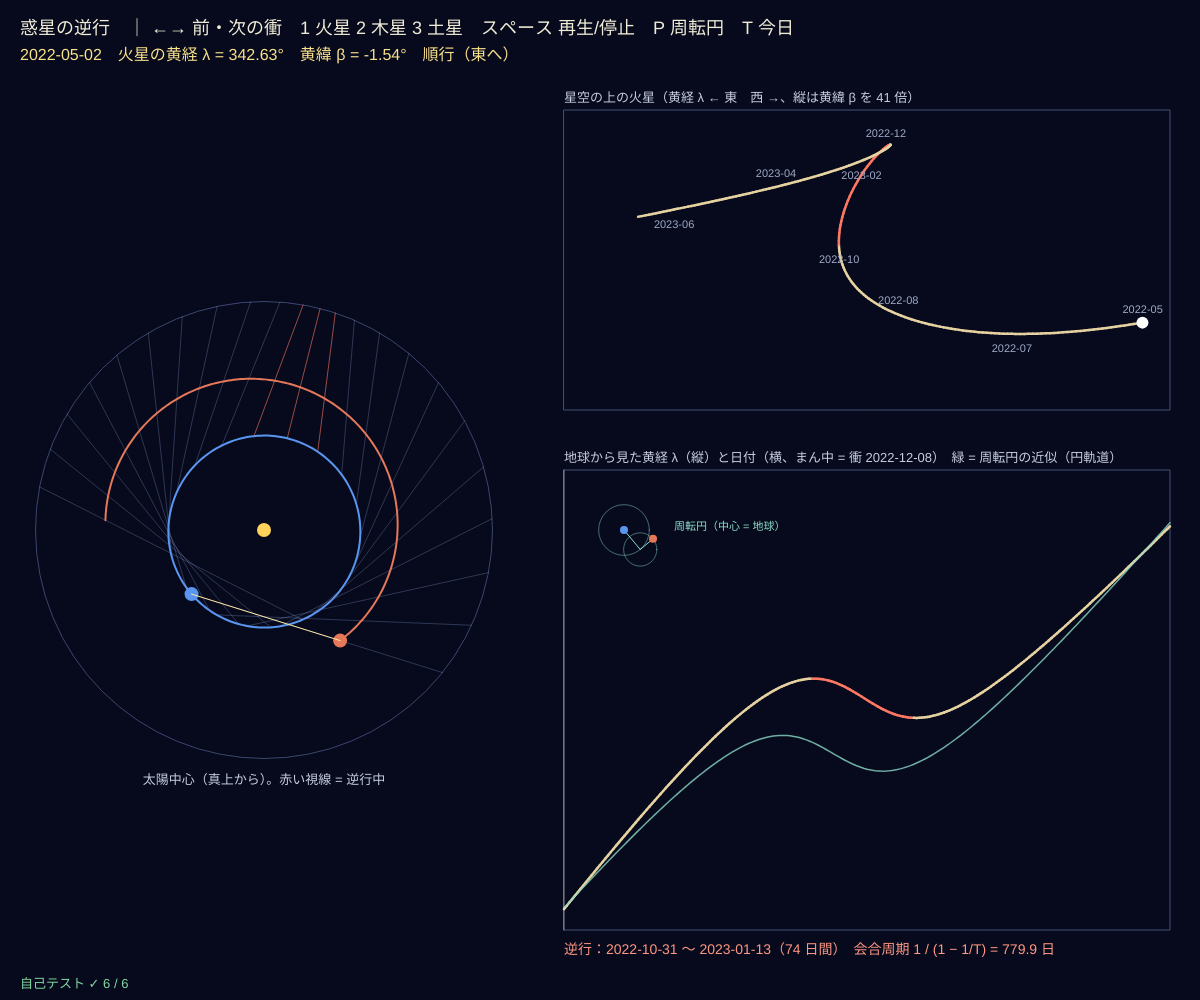
Frame 1 (no input)
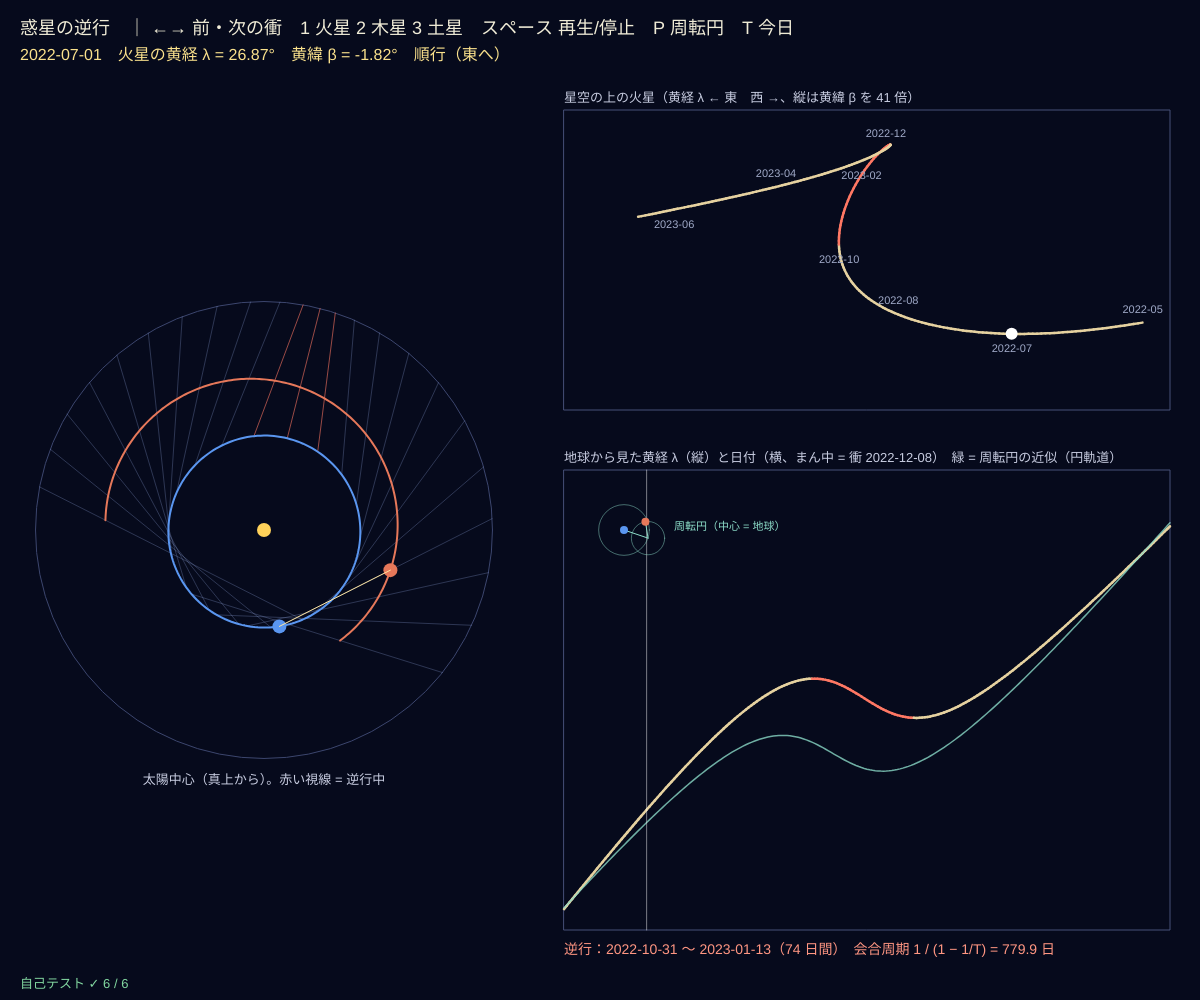
Frame 60 (no input)
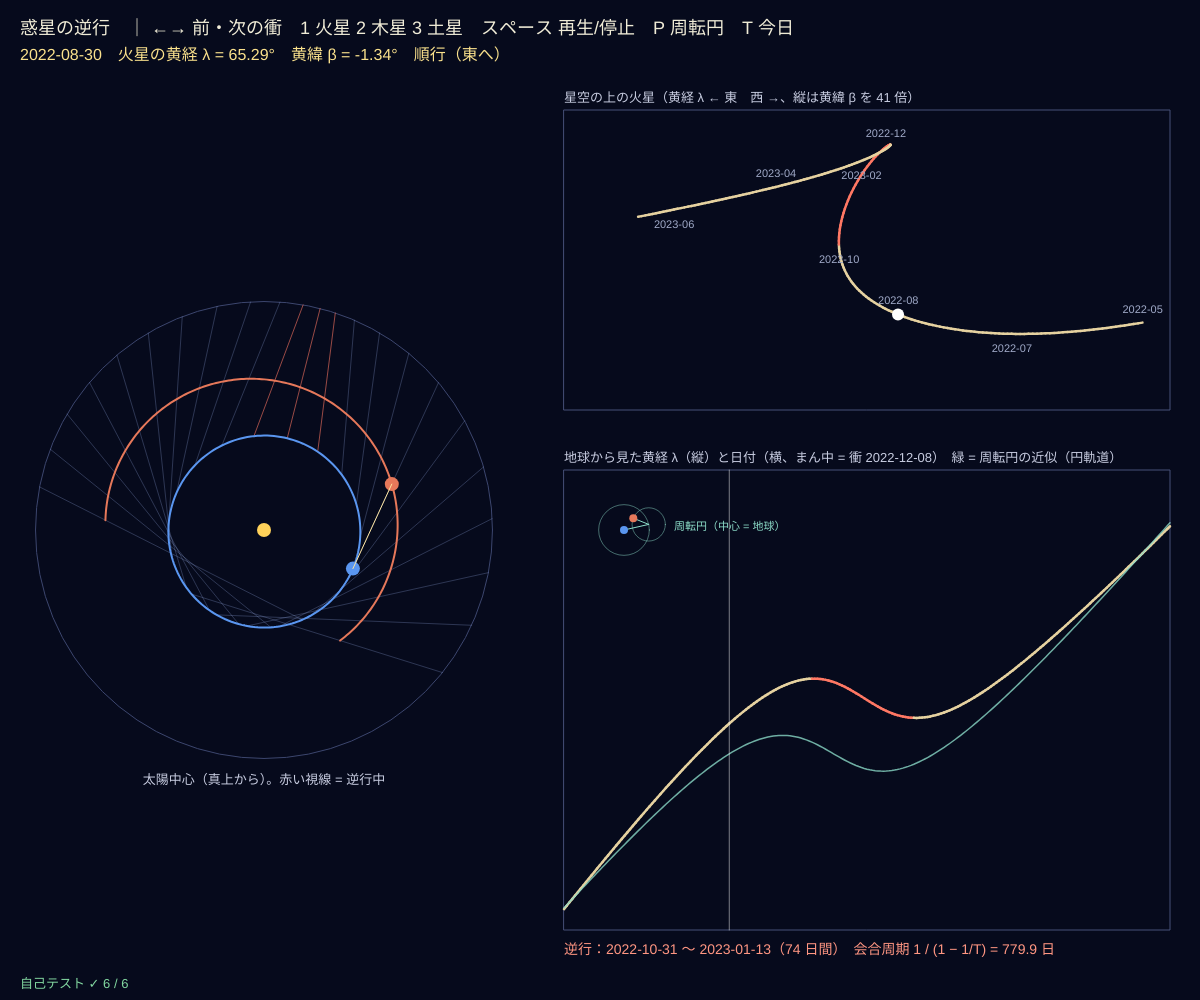
Frame 120 (the mouse pressed at the canvas centre since frame 60)

The p5.js sketch that drew these frames (run headless with seeded random() and noise() and a simulated clock; from frame 60 on, the mouse is pressed at the canvas centre):

// p5.js sketch
// ── sketch.js
// ============================================
// 05 惑星の逆行 ─ 火星がときどき「後もどり」して見えるのはなぜ？
// 04 と同じ軌道要素で地球と火星の位置を計算し、地球から見た黄経 λ・黄緯 β を星空の上に描く
// 地球が内側から火星を追いこす「衝」のころだけ、λ が減る（西へもどる）＝ 逆行
// P = プトレマイオスの周転円（円軌道の近似）を重ねる：周転円の半径 = 地球の軌道、回る速さ = 太陽 → 地動説と同じ見え方
// ←→ = 前・次の衝 / 1 火星 2 木星 3 土星 / スペース = 再生/停止 / P = 周転円 / T = 今日に近い衝
// ============================================

const PL = [['Mars', '火星', 220], ['Jupiter', '木星', 200], ['Saturn', '土星', 200]];   // 名前と、衝の前後に描く日数
let pi = 0, jdOpp, t0 = 0, playing = true, epi = true, track = [];

function setup() {
  createCanvas(windowWidth, windowHeight);
  selfTest();
  jdOpp = nextOpposition('Mars', jdNowUT() - 400);
  makeTrack();
}
// 衝からのずれ：地球から見た惑星と太陽の黄経の差 − 180°（0 になる日が衝）
function oppOff(name, jd) { return wrap180(geoLonLat(name, jd)[0] - sunGeoLon(jd) - 180); }
function nextOpposition(name, jd) {
  for (let k = 0; k < 400; k++) {
    let a = jd + k * 5, b = a + 5;
    if (oppOff(name, a) > 0 && oppOff(name, b) <= 0) {        // + から − に変わったら二分法（衝の前後で離角は減っていく）
      for (let i = 0; i < 40; i++) { let m = (a + b) / 2; if (oppOff(name, m) > 0) a = m; else b = m; }
      return (a + b) / 2;
    }
  }
  return jd;
}
function prevOpposition(name, jd) { let syn = 365.25 / (1 - 1 / periodYr(name)); return nextOpposition(name, jd - syn - 30) < jd - 1 ? nextOpposition(name, jd - syn - 30) : jd; }
// 円軌道で近似した 2 つの見方（同じ答えになる）
function meanLon(name, jd) { let [p0, dp] = ELEM[name]; return (p0[3] + (dp[3] * (jd - 2451545)) / 36525) * DEG; }
function lonHelioCircle(name, jd) {    // 地動説：惑星の位置 − 地球の位置
  let a = ELEM[name][0][0], L = meanLon(name, jd), Le = meanLon('Earth', jd);
  return wrap360(Math.atan2(a * Math.sin(L) - Math.sin(Le), a * Math.cos(L) - Math.cos(Le)) / DEG);
}
function lonEpicycle(name, jd) {       // 天動説：導円（半径 a、惑星の速さ）＋ 周転円（半径 1、太陽の向きと平行）
  let a = ELEM[name][0][0], L = meanLon(name, jd), S = meanLon('Earth', jd) + Math.PI;
  let x = a * Math.cos(L) + Math.cos(S), y = a * Math.sin(L) + Math.sin(S);
  return wrap360(Math.atan2(y, x) / DEG);
}
function makeTrack() {
  let [name, , span] = PL[pi]; track = [];
  for (let d = -span; d <= span; d += 2) { let j = jdOpp + d, ll = geoLonLat(name, j); track.push({ d, j, lam: ll[0], bet: ll[1], epi: lonEpicycle(name, j), E: planetPos('Earth', j), P: planetPos(name, j) }); }
  for (let i = 0; i < track.length; i++) { let a = track[Math.max(0, i - 1)], b = track[Math.min(track.length - 1, i + 1)]; track[i].retro = wrap180(b.lam - a.lam) < 0; }
  t0 = 0;
}

function draw() {
  background(6, 10, 28);
  let [name, jp, span] = PL[pi];
  if (playing) t0 = (t0 + 0.5) % track.length;
  let cur = track[Math.floor(t0)], lam0 = track[Math.floor(track.length / 2)].lam;
  // ---- 太陽中心の図（視線を外の「星空の円」までのばす）
  let cx = width * 0.22, cy = height * 0.53, R = Math.min(width * 0.17, height * 0.34), aP = ELEM[name][0][0], sc = (R * 0.8) / Math.max(1.7, aP * 1.1);
  stroke(60, 70, 110); noFill(); circle(cx, cy, 2 * R * 1.12);
  noStroke(); fill(255, 210, 90); circle(cx, cy, 14);
  for (let i = 0; i < track.length; i += 10) {
    let e = track[i].E, p = track[i].P, dx = p[0] - e[0], dy = p[1] - e[1], L = Math.hypot(dx, dy);
    // 地球から惑星の向きへのばした線が、外の円（星空）と交わる点まで：|e + k·d| = Rc を k について解く
    let Rc = (R * 1.12) / sc, ux = dx / L, uy = dy / L, bq = e[0] * ux + e[1] * uy, k = -bq + Math.sqrt(Math.max(0, bq * bq - (e[0] ** 2 + e[1] ** 2 - Rc * Rc)));
    let ex = cx + e[0] * sc, ey = cy - e[1] * sc;
    stroke(track[i].retro ? color(255, 120, 100, 150) : color(150, 170, 230, 70)); line(ex, ey, ex + ux * k * sc, ey - uy * k * sc);
  }
  for (let k of ['E', 'P']) { stroke(k === 'E' ? color(90, 150, 240) : color(230, 120, 90)); strokeWeight(2); polyline(track.map((q) => [cx + q[k][0] * sc, cy - q[k][1] * sc])); strokeWeight(1); }
  let e = cur.E, p = cur.P;
  noStroke(); fill(90, 150, 240); circle(cx + e[0] * sc, cy - e[1] * sc, 14); fill(230, 120, 90); circle(cx + p[0] * sc, cy - p[1] * sc, 14);
  stroke(255, 230, 160); line(cx + e[0] * sc, cy - e[1] * sc, cx + p[0] * sc, cy - p[1] * sc);
  noStroke(); fill(200, 205, 225); textSize(13); textAlign(CENTER); text('太陽中心（真上から）。赤い視線 = 逆行中', cx, cy + R * 1.12 + 26); textAlign(LEFT, BASELINE);

  // ---- 星空の上の動き（λ は左ほど大きい：南の空を見たときの東）
  let gx = width * 0.47, gw = width - gx - 30, gy = 110, gh = height * 0.3;
  let lams = track.map((q) => wrap180(q.lam - lam0)), w = Math.max(10, Math.max(...lams.map(Math.abs)) * 1.1);
  let bs = track.map((q) => q.bet), bm = Math.max(1, Math.max(...bs.map(Math.abs)) * 1.3);
  let X = (l) => gx + gw / 2 - (wrap180(l - lam0) / w) * (gw / 2), Yb = (b) => gy + gh / 2 - (b / bm) * (gh / 2);
  stroke(70, 80, 120); noFill(); rect(gx, gy, gw, gh);
  for (let i = 1; i < track.length; i++) { stroke(track[i].retro ? color(255, 120, 100) : color(230, 210, 160)); strokeWeight(2.5); line(X(track[i - 1].lam), Yb(track[i - 1].bet), X(track[i].lam), Yb(track[i].bet)); }
  strokeWeight(1); noStroke(); fill(255); circle(X(cur.lam), Yb(cur.bet), 12);
  fill(200, 205, 225); textSize(13);
  text('星空の上の' + jp + '（黄経 λ ← 東　西 →、縦は黄緯 β を ' + (gh / 2 / bm).toFixed(0) + ' 倍）', gx, gy - 8);
  for (let i = 0; i < track.length; i += 30) { fill(160, 170, 200); textSize(11); text(dateStr(track[i].j).slice(0, 7), X(track[i].lam) - 20, Yb(track[i].bet) + (i % 60 ? 18 : -10)); }

  // ---- λ と時間（逆行は赤）。P で周転円の近似を重ねる
  let gy2 = gy + gh + 60, gh2 = height - gy2 - 70, Yl = (l) => gy2 + gh2 / 2 - (wrap180(l - lam0) / w) * (gh2 / 2), Xd = (d) => gx + ((d + span) / (2 * span)) * gw;
  stroke(70, 80, 120); noFill(); rect(gx, gy2, gw, gh2);
  for (let i = 1; i < track.length; i++) { stroke(track[i].retro ? color(255, 120, 100) : color(230, 210, 160)); strokeWeight(2.5); line(Xd(track[i - 1].d), Yl(track[i - 1].lam), Xd(track[i].d), Yl(track[i].lam)); }
  if (epi) { stroke(140, 220, 200, 200); strokeWeight(1.5); polyline(track.map((q) => [Xd(q.d), Yl(q.epi)])); }
  strokeWeight(1); stroke(255, 120); line(Xd(cur.d), gy2, Xd(cur.d), gy2 + gh2);
  let st = stations(track);
  noStroke(); fill(200, 205, 225); textSize(13);
  text('地球から見た黄経 λ（縦）と日付（横、まん中 = 衝 ' + dateStr(jdOpp) + '）' + (epi ? '　緑 = 周転円の近似（円軌道）' : ''), gx, gy2 - 8);
  fill(255, 150, 130); textSize(14);
  if (st.length === 2) text('逆行：' + dateStr(st[0]) + ' 〜 ' + dateStr(st[1]) + '（' + (st[1] - st[0]).toFixed(0) + ' 日間）　会合周期 1 / (1 − 1/T) = ' + (365.25 / (1 - 1 / periodYr(name))).toFixed(1) + ' 日', gx, gy2 + gh2 + 24);
  if (epi) drawEpicycle(gx + 60, gy2 + 60, 42, name, cur.j);

  noStroke(); fill(240, 236, 215); textSize(18);
  text('惑星の逆行　｜ ←→ 前・次の衝　1 火星 2 木星 3 土星　スペース 再生/停止　P 周転円　T 今日', 20, 34);
  fill(250, 225, 140); textSize(16);
  text(dateStr(cur.j) + '　' + jp + 'の黄経 λ = ' + cur.lam.toFixed(2) + '°　黄緯 β = ' + cur.bet.toFixed(2) + '°　' + (cur.retro ? '逆行中（西へ）' : '順行（東へ）'), 20, 60);
  drawSelfTest(20, height - 12);
}
// 周転円の小さな図：地球が中心、導円の上を回る点のまわりを惑星が回る
function drawEpicycle(x, y, r, name, j) {
  let a = ELEM[name][0][0], s = r / (a + 1), L = meanLon(name, j), S = meanLon('Earth', j) + Math.PI;
  stroke(140, 220, 200, 120); noFill(); circle(x, y, 2 * a * s);
  let ex = x + a * s * Math.cos(L), ey = y - a * s * Math.sin(L); circle(ex, ey, 2 * s);
  stroke(140, 220, 200); line(x, y, ex, ey); line(ex, ey, ex + s * Math.cos(S), ey - s * Math.sin(S));
  noStroke(); fill(90, 150, 240); circle(x, y, 8); fill(230, 120, 90); circle(ex + s * Math.cos(S), ey - s * Math.sin(S), 8);
  fill(140, 220, 200); textSize(11); text('周転円（中心 = 地球）', x + r + 8, y);
}
function stations(tr) { let out = []; for (let i = 1; i < tr.length; i++) if (tr[i].retro !== tr[i - 1].retro) out.push(tr[i].j); return out; }

function keyPressed() {
  let name = PL[pi][0];
  if (key === RIGHT_ARROW) jdOpp = nextOpposition(name, jdOpp + 30);
  else if (key === LEFT_ARROW) jdOpp = prevOpposition(name, jdOpp);
  else if (key >= '1' && key <= '3') { pi = +key - 1; jdOpp = nextOpposition(PL[pi][0], jdNowUT() - 400); }
  else if (key === 't' || key === 'T') jdOpp = nextOpposition(name, jdNowUT() - 400);
  if (key === ' ') playing = !playing;
  if (key === 'p' || key === 'P') epi = !epi;
  jdOpp = clampv(jdOpp, 2378496.5 + 400, 2470171.5 - 400);
  if (key !== ' ' && key !== 'p' && key !== 'P') makeTrack();
  return false;
}

// ---- 自己テスト
function selfTest() {
  selfTestResults = [];
  check('火星の会合周期 = 1 / (1 − 1/1.881) 年 ≈ 780 日', near(365.25 / (1 - 1 / periodYr('Mars')), 779.9, 1.5));
  let o = nextOpposition('Mars', jdFromDate(2020, 9, 1));
  check('2020 年の火星の衝は 10 月 13 日（±1 日）', Math.abs(o - jdFromDate(2020, 10, 13.5)) < 1.2);
  let o2 = nextOpposition('Mars', o + 30), o3 = nextOpposition('Mars', o2 + 30);
  check('次の衝は 2022-12-08、その次は 2025-01-16（±2 日）', Math.abs(o2 - jdFromDate(2022, 12, 8)) < 2 && Math.abs(o3 - jdFromDate(2025, 1, 16)) < 2);
  pi = 0; jdOpp = o; makeTrack(); let s = stations(track);
  check('2020 年の逆行は 9 月 9〜10 日から 11 月 13〜14 日、衝はその間', s.length === 2 && s[0] > jdFromDate(2020, 9, 7) && s[0] < jdFromDate(2020, 9, 12) && s[1] > jdFromDate(2020, 11, 11) && s[1] < jdFromDate(2020, 11, 16) && s[0] < o && o < s[1]);
  pi = 1; jdOpp = nextOpposition('Jupiter', jdFromDate(2023, 6, 1)); makeTrack(); let sj = stations(track);
  check('木星の逆行は約 4 か月（110〜130 日）', sj.length === 2 && sj[1] - sj[0] > 110 && sj[1] - sj[0] < 130);
  let worst = 0; for (let k = 0; k < 200; k++) { let j = 2451545 + k * 13.7; worst = Math.max(worst, Math.abs(wrap180(lonEpicycle('Mars', j) - lonHelioCircle('Mars', j)))); }
  check('周転円（天動説）と円軌道の地動説は、同じ方向を指す（差 < 10⁻⁹ 度）', worst < 1e-9);
  pi = 0;
  reportSelfTest();
}

// ---------- やってみよう ----------
// 1. → で次の衝へ。逆行の期間と、逆行の「ループ」の形は毎回同じ？
// 2. 2 の木星、3 の土星にすると、逆行の幅と期間はどう変わる？（遠いほど小さく、長い）
// 3. 左の図の赤い視線が交差するところ = 地球が惑星を追いこしているところ
// 4. P の周転円（緑）と本当の動き（黄・赤）のずれは、どこで大きい？（楕円軌道の効果）
// 5. PL に ['Uranus', '天王星', 200] を足して、もっと遠い惑星の逆行を見よう


// ==================================================
// ここから下は「天文の道具」（中身は読まなくても OK。消さないでね）
// ==================================================
function clampv(v, a, b) { return v < a ? a : v > b ? b : v; }
const DEG = Math.PI / 180;             // 度 → ラジアン
function wrap360(a) { return ((a % 360) + 360) % 360; }
function wrap180(a) { return wrap360(a + 180) - 180; }
function polyline(pts, closed) {       // 点が 2 つ以上あるときだけ折れ線を描く（空の beginShape はエラーになるため）
  if (!pts || pts.length < 2) return;
  noFill(); beginShape(); for (let p of pts) vertex(p[0], p[1]); endShape(closed ? CLOSE : undefined);
}
// ---- 日付 ⇔ ユリウス日 JD（グレゴリオ暦、時刻は世界時 UT。2000-01-01 12:00 UT = 2451545.0）
function jdFromDate(Y, M, D, h) {
  if (M <= 2) { Y -= 1; M += 12; }
  let A = Math.floor(Y / 100), B = 2 - A + Math.floor(A / 4);
  return Math.floor(365.25 * (Y + 4716)) + Math.floor(30.6001 * (M + 1)) + D + B - 1524.5 + (h || 0) / 24;
}
function dateFromJd(jd) {
  let Z = Math.floor(jd + 0.5), F = jd + 0.5 - Z, al = Math.floor((Z - 1867216.25) / 36524.25);
  let A = Z + 1 + al - Math.floor(al / 4), B = A + 1524, C = Math.floor((B - 122.1) / 365.25), Dd = Math.floor(365.25 * C), E = Math.floor((B - Dd) / 30.6001);
  let D = B - Dd - Math.floor(30.6001 * E), M = E < 14 ? E - 1 : E - 13, Y = M > 2 ? C - 4716 : C - 4715;
  return { Y, M, D, h: F * 24 };
}
function dateStr(jd) { let d = dateFromJd(jd); return d.Y + '-' + String(d.M).padStart(2, '0') + '-' + String(d.D).padStart(2, '0'); }
function jdNowUT() { return 2440587.5 + Date.now() / 86400000; }   // いまの JD（1970-01-01 0:00 UT = 2440587.5）
// ---- 惑星の位置：J2000 の軌道要素（JPL の近似式、1800〜2050 年で誤差は数分角程度）
// [a (AU), e, I (度), L 平均黄経 (度), ϖ 近日点黄経 (度), Ω 昇交点黄経 (度)] と、それぞれの 1 世紀あたりの変化
const ELEM = {
  Mercury: [[0.38709927, 0.20563593, 7.00497902, 252.25032350, 77.45779628, 48.33076593], [0.00000037, 0.00001906, -0.00594749, 149472.67411175, 0.16047689, -0.12534081]],
  Venus:   [[0.72333566, 0.00677672, 3.39467605, 181.97909950, 131.60246718, 76.67984255], [0.00000390, -0.00004107, -0.00078890, 58517.81538729, 0.00268329, -0.27769418]],
  Earth:   [[1.00000261, 0.01671123, -0.00001531, 100.46457166, 102.93768193, 0.0], [0.00000562, -0.00004392, -0.01294668, 35999.37244981, 0.32327364, 0.0]],
  Mars:    [[1.52371034, 0.09339410, 1.84969142, -4.55343205, -23.94362959, 49.55953891], [0.00001847, 0.00007882, -0.00813131, 19140.30268499, 0.44441088, -0.29257343]],
  Jupiter: [[5.20288700, 0.04838624, 1.30439695, 34.39644051, 14.72847983, 100.47390909], [-0.00011607, -0.00013253, -0.00183714, 3034.74612775, 0.21252668, 0.20469106]],
  Saturn:  [[9.53667594, 0.05386179, 2.48599187, 49.95424423, 92.59887831, 113.66242448], [-0.00125060, -0.00050991, 0.00193609, 1222.49362201, -0.41897216, -0.28867794]],
  Uranus:  [[19.18916464, 0.04725744, 0.77263783, 313.23810451, 170.95427630, 74.01692503], [-0.00196176, -0.00004397, -0.00242939, 428.48202785, 0.40805281, 0.04240589]],
  Neptune: [[30.06992276, 0.00859048, 1.77004347, -55.12002969, 44.96476227, 131.78422574], [0.00026291, 0.00005105, 0.00035372, 218.45945325, -0.32241464, -0.01262724]],
};
// ケプラー方程式 E − e sin E = M をニュートン法で解く（M, E はラジアン）
function solveKepler(M, e) {
  let E = e < 0.8 ? M : (M < 0 ? -Math.PI : Math.PI);   // 最初の値（M は −π〜π）
  for (let i = 0; i < 30; i++) {
    let d = (E - e * Math.sin(E) - M) / (1 - e * Math.cos(E));
    E -= d; if (Math.abs(d) < 1e-13) break;
  }
  return E;
}
// 日付 jd の、太陽を中心とした黄道座標 [x, y, z]（AU）
function planetPos(name, jd) {
  let [p0, dp] = ELEM[name], T = (jd - 2451545.0) / 36525;
  let a = p0[0] + dp[0] * T, e = p0[1] + dp[1] * T, I = (p0[2] + dp[2] * T) * DEG;
  let L = p0[3] + dp[3] * T, w = p0[4] + dp[4] * T, O = (p0[5] + dp[5] * T) * DEG;
  let om = w * DEG - O, M = wrap180(L - w) * DEG, E = solveKepler(M, e);
  let xp = a * (Math.cos(E) - e), yp = a * Math.sqrt(1 - e * e) * Math.sin(E);
  let co = Math.cos(om), so = Math.sin(om), cO = Math.cos(O), sO = Math.sin(O), cI = Math.cos(I), sI = Math.sin(I);
  return [(co * cO - so * sO * cI) * xp + (-so * cO - co * sO * cI) * yp,
          (co * sO + so * cO * cI) * xp + (-so * sO + co * cO * cI) * yp,
          so * sI * xp + co * sI * yp];
}
function periodYr(name) { return 36000 / ELEM[name][1][3]; }   // 公転周期 [年] = 360° ÷ 平均黄経の変化（1 年あたり）
// 地球から見た黄経・黄緯 [度]
function geoLonLat(name, jd) {
  let p = planetPos(name, jd), q = planetPos('Earth', jd), x = p[0] - q[0], y = p[1] - q[1], z = p[2] - q[2];
  return [wrap360(Math.atan2(y, x) / DEG), Math.atan2(z, Math.hypot(x, y)) / DEG];
}
function sunGeoLon(jd) { let q = planetPos('Earth', jd); return wrap360(Math.atan2(-q[1], -q[0]) / DEG); }
// ---- 自己テストの道具
let selfTestResults = [];
function check(name, cond) { selfTestResults.push({ name, ok: !!cond }); }
function near(a, b, tol) { return a !== null && a !== undefined && isFinite(a) && Math.abs(a - b) <= (tol === undefined ? 1e-9 : tol); }
function reportSelfTest() { for (let r of selfTestResults) (r.ok ? console.log : console.error)((r.ok ? '✓ ' : '✗ ') + r.name); }
function selfTestLine() { let n = selfTestResults.filter((r) => r.ok).length; return '自己テスト ' + (n === selfTestResults.length ? '✓ ' : '✗ ') + n + ' / ' + selfTestResults.length; }
function drawSelfTest(x, y) { noStroke(); textSize(13); textAlign(LEFT, BASELINE); fill(selfTestResults.every((r) => r.ok) ? color(130, 215, 160) : color(255, 95, 95)); text(selfTestLine(), x, y); }
